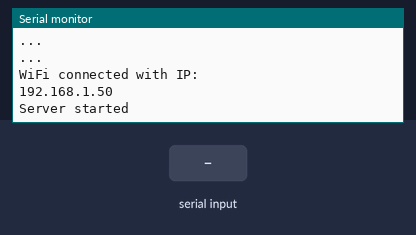
Bench run of a sketch on a simulated ESP32. Shown: the last lines printed to the serial monitor. The test bench sets the inputs (shaded band). WiFi joins after 1.5 s; servers stay silent unless stated.

Above: at 2.7 s.
2.8 s: "90,45\n" received over the second serial link
At 3.5 s:
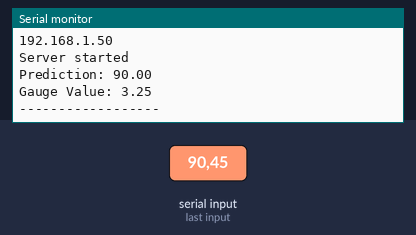
4.4 s: "30,150\n" received over the second serial link
At 6.0 s:
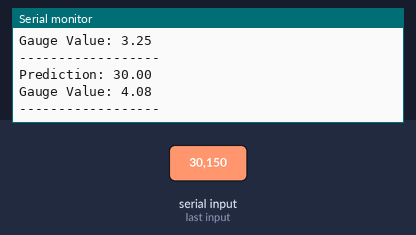

Measured:
- after the input at 2.8 s, the serial monitor: prints a new line after 0.11 s (image 1)
- after the input at 4.4 s, the serial monitor: prints a new line after 0.12 s (image 2)

The sketch:

main.ino
```cpp
#include <WiFi.h>
#include <SoftwareSerial.h>


// Wi-Fi
const char* ssid = "*****";
const char* password = "*****";

const uint16_t port = 8888;
const char* host = "*****";


// Parameters
const float init_degree = 216; //216
const float scaling = 5;
const float degree_per_scale = 7.2;
const float value_per_scale = 0.1;


WiFiServer server(80);

void setup() {
  Serial.begin(115200); // PC
  Serial2.begin(115200); // EM9D
  delay(10);

  Serial.println("Connect to ");
  Serial.println(ssid);

  WiFi.begin(ssid, password);

  while(WiFi.status() != WL_CONNECTED){
    delay(500);
    Serial.println("...");
  }
  Serial.println("");
  Serial.println("WiFi connected with IP: ");
  Serial.println(WiFi.localIP());

  server.begin();
  Serial.println("Server started");
}

void loop() {
  WiFiClient client;
  if (!client.connect(host, port)){
    Serial.println("Connetction to host failed");
    delay(4000);
    return;
  }

  String buf = ""; // String Buffer
  float pred = 0; // Prediction
  float map_degree = 0;
  float gauge_val = 0;

    while(Serial2.available() > 0){
      char receivedData = Serial2.read();
      // Serial.print(receivedData);

      buf = buf + receivedData;
      if(receivedData == '\n'){
        client.print(buf);
        pred = buf.toFloat();
        map_degree = int(pred * scaling + 360 - init_degree) % 360;
        gauge_val = (map_degree* value_per_scale)/degree_per_scale;

        Serial.print("Prediction: ");
        Serial.println(pred);

        Serial.print("Gauge Value: ");
        Serial.println(gauge_val);

        String buf = "";
        Serial.println("------------------");
      }
  }
}
```
